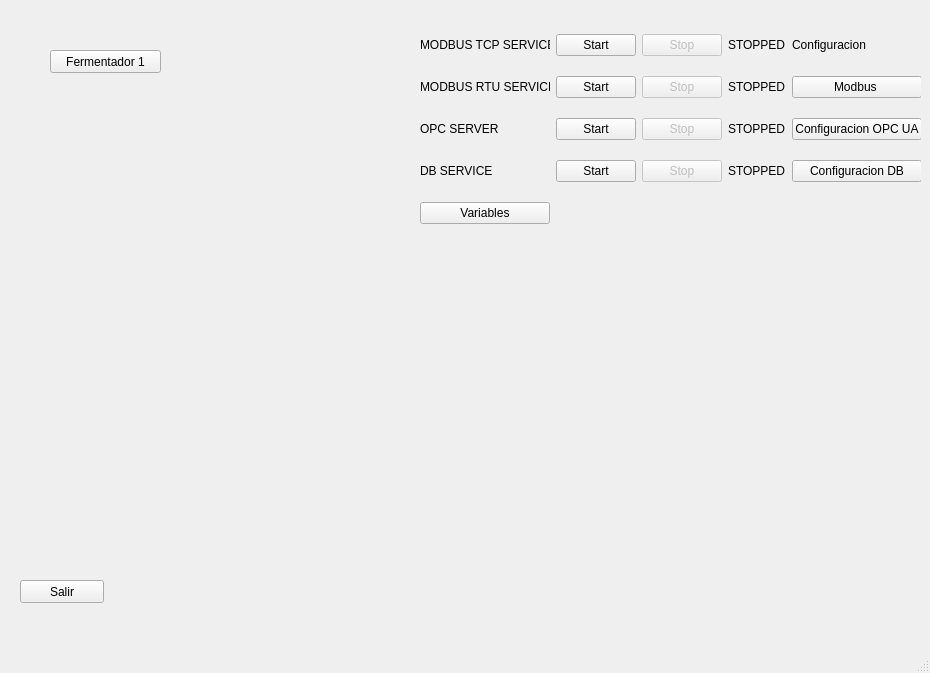
<?xml version="1.0" encoding="UTF-8"?>
<ui version="4.0">
 <class>MainWindow</class>
 <widget class="QMainWindow" name="MainWindow">
  <property name="geometry">
   <rect>
    <x>0</x>
    <y>0</y>
    <width>930</width>
    <height>673</height>
   </rect>
  </property>
  <property name="windowTitle">
   <string>Server</string>
  </property>
  <widget class="QWidget" name="centralwidget">
   <widget class="QWidget" name="gridLayoutWidget">
    <property name="geometry">
     <rect>
      <x>420</x>
      <y>20</y>
      <width>501</width>
      <height>221</height>
     </rect>
    </property>
    <layout class="QGridLayout" name="gridLayout">
     <item row="3" column="0">
      <widget class="QLabel" name="label_3">
       <property name="text">
        <string>DB SERVICE</string>
       </property>
      </widget>
     </item>
     <item row="2" column="3">
      <widget class="QLabel" name="opc_servicelabel">
       <property name="text">
        <string>STOPPED</string>
       </property>
      </widget>
     </item>
     <item row="2" column="4">
      <widget class="QPushButton" name="configUA_pushButton">
       <property name="text">
        <string>Configuracion OPC UA</string>
       </property>
      </widget>
     </item>
     <item row="1" column="2">
      <widget class="QPushButton" name="mbrtu_stop_pushButton">
       <property name="enabled">
        <bool>false</bool>
       </property>
       <property name="text">
        <string>Stop</string>
       </property>
      </widget>
     </item>
     <item row="1" column="1">
      <widget class="QPushButton" name="mbrtu_start_pushButton">
       <property name="text">
        <string>Start</string>
       </property>
      </widget>
     </item>
     <item row="1" column="3">
      <widget class="QLabel" name="mbrtu_servicelabel">
       <property name="text">
        <string>STOPPED</string>
       </property>
      </widget>
     </item>
     <item row="0" column="2">
      <widget class="QPushButton" name="mb_stop_pushButton">
       <property name="enabled">
        <bool>false</bool>
       </property>
       <property name="text">
        <string>Stop</string>
       </property>
      </widget>
     </item>
     <item row="3" column="4">
      <widget class="QPushButton" name="configDB_pushButton">
       <property name="text">
        <string>Configuracion DB</string>
       </property>
      </widget>
     </item>
     <item row="2" column="2">
      <widget class="QPushButton" name="opc_stop_pushButton">
       <property name="enabled">
        <bool>false</bool>
       </property>
       <property name="text">
        <string>Stop</string>
       </property>
      </widget>
     </item>
     <item row="1" column="0">
      <widget class="QLabel" name="label_4">
       <property name="text">
        <string>MODBUS RTU SERVICE</string>
       </property>
      </widget>
     </item>
     <item row="2" column="0">
      <widget class="QLabel" name="label_2">
       <property name="text">
        <string>OPC SERVER</string>
       </property>
      </widget>
     </item>
     <item row="3" column="1">
      <widget class="QPushButton" name="db_start_pushButton">
       <property name="text">
        <string>Start</string>
       </property>
      </widget>
     </item>
     <item row="0" column="1">
      <widget class="QPushButton" name="mb_start_pushButton">
       <property name="text">
        <string>Start</string>
       </property>
      </widget>
     </item>
     <item row="2" column="1">
      <widget class="QPushButton" name="opc_start_pushButton">
       <property name="text">
        <string>Start</string>
       </property>
      </widget>
     </item>
     <item row="3" column="3">
      <widget class="QLabel" name="db_servicelabel">
       <property name="text">
        <string>STOPPED</string>
       </property>
      </widget>
     </item>
     <item row="0" column="3">
      <widget class="QLabel" name="mbtcp_servicelabel">
       <property name="text">
        <string>STOPPED</string>
       </property>
      </widget>
     </item>
     <item row="0" column="0">
      <widget class="QLabel" name="label">
       <property name="text">
        <string>MODBUS TCP SERVICE</string>
       </property>
      </widget>
     </item>
     <item row="3" column="2">
      <widget class="QPushButton" name="db_stop_pushButton">
       <property name="enabled">
        <bool>false</bool>
       </property>
       <property name="text">
        <string>Stop</string>
       </property>
      </widget>
     </item>
     <item row="1" column="4">
      <widget class="QPushButton" name="configMB_pushButton">
       <property name="text">
        <string>Modbus </string>
       </property>
      </widget>
     </item>
     <item row="0" column="4">
      <widget class="QLabel" name="label_5">
       <property name="text">
        <string>Configuracion</string>
       </property>
      </widget>
     </item>
     <item row="4" column="0">
      <widget class="QPushButton" name="var_pushButton">
       <property name="text">
        <string>Variables</string>
       </property>
      </widget>
     </item>
    </layout>
   </widget>
   <widget class="QPushButton" name="pushButton">
    <property name="geometry">
     <rect>
      <x>20</x>
      <y>580</y>
      <width>84</width>
      <height>23</height>
     </rect>
    </property>
    <property name="text">
     <string>Salir</string>
    </property>
   </widget>
   <widget class="QPushButton" name="ferm1_pushButton">
    <property name="geometry">
     <rect>
      <x>50</x>
      <y>50</y>
      <width>111</width>
      <height>23</height>
     </rect>
    </property>
    <property name="text">
     <string>Fermentador 1</string>
    </property>
   </widget>
  </widget>
  <widget class="QMenuBar" name="menubar">
   <property name="geometry">
    <rect>
     <x>0</x>
     <y>0</y>
     <width>930</width>
     <height>21</height>
    </rect>
   </property>
  </widget>
  <widget class="QStatusBar" name="statusbar"/>
 </widget>
 <resources/>
 <connections/>
</ui>
